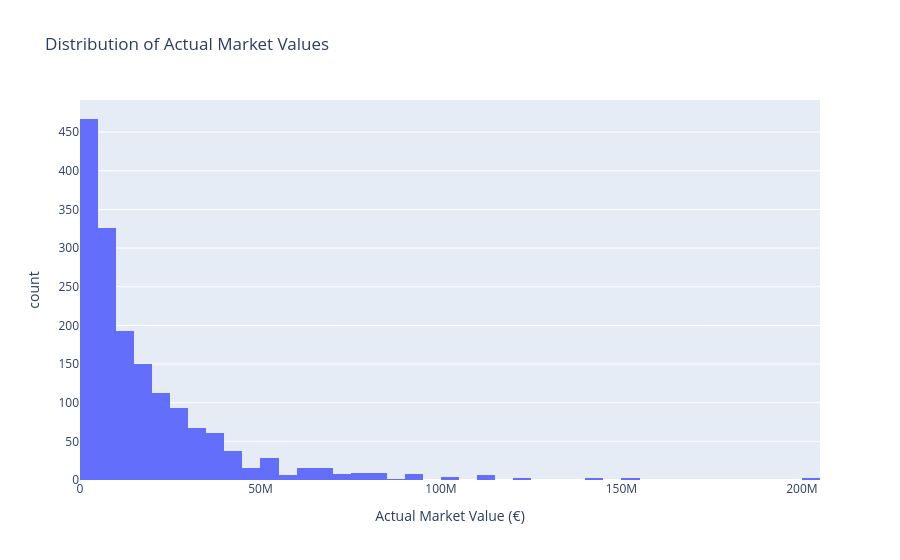

Notebook code for this chart:
### Code cell
fig = px.histogram(
    df_filtered,
    x="actual_value",
    nbins=50,
    title="Distribution of Actual Market Values",
    labels={"actual_value": "Actual Market Value (€)"}
)

fig.show()

### Figure 1 — Plotly figure (JSON) as saved in the notebook; plotly's stock layout.template omitted (floating-point values rounded to 4 significant figures; data arrays with more than 128 entries replaced by an {"elided": "..."} marker saying what was removed)
{"data": [{"bingroup": "x", "hovertemplate": "Actual Market Value (€)=%{x}<br>count=%{y}<extra></extra>", "legendgroup": "", "marker": {"color": "#636efa", "pattern": {"shape": ""}}, "name": "", "nbinsx": 50, "orientation": "v", "showlegend": false, "type": "histogram", "x": {"elided": "1645 int values"}, "xaxis": "x", "yaxis": "y"}], "layout": {"barmode": "relative", "legend": {"tracegroupgap": 0}, "title": {"text": "Distribution of Actual Market Values"}, "xaxis": {"anchor": "y", "domain": [0, 1], "title": {"text": "Actual Market Value (€)"}}, "yaxis": {"anchor": "x", "domain": [0, 1], "title": {"text": "count"}}}}
